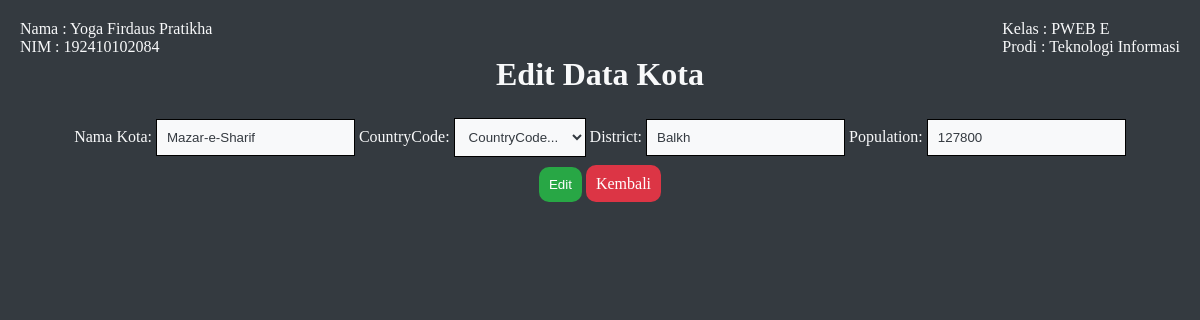
The app's page /edit.php?id=4 with its own data.
### tables this page shows
CREATE TABLE `city` (
  `ID` INT(11) NOT NULL AUTO_INCREMENT,
  `Name` CHAR(35) NOT NULL DEFAULT '',
  `CountryCode` CHAR(3) NOT NULL DEFAULT '',
  `District` CHAR(20) NOT NULL DEFAULT '',
  `Population` INT(11) NOT NULL DEFAULT '0',
  PRIMARY KEY (`ID`),
  KEY `CountryCode` (`CountryCode`),
  CONSTRAINT `city_ibfk_1` FOREIGN KEY (`CountryCode`) REFERENCES `country` (`Code`)
);

### edit.php (the view, shortened to what this page needs)
<?php
	require_once("koneksi.php");
	$selectData = [];
	if(isset($_GET['id']))
	{
	  $editID = $_GET["id"];
		$select= $db->prepare("SELECT * FROM city WHERE id =$editID");
	  $select->execute();
	  $selects=$select->fetch(PDO::FETCH_ASSOC);
		$selectData = $selects;
	}
?>
<!DOCTYPE html>
	<head>
	    <link rel="stylesheet" href="style.css">
	</head>
	<body>
		<div style="color:#f8f9fa;">
			<div class="flex between" style="margin-top:20px; margin-left:20px; margin-right:20px;">
				<p>Nama : Yoga Firdaus Pratikha<br>NIM :  192410102084</p>
				<p>Kelas : PWEB E<br>Prodi : Teknologi Informasi</p>
			</div>
			<div style="text-align: center;">
				<h1>Edit Data Kota</h1>
			</div>
		<div class="container">
			<form method="post">
				<div>
					<label for="Name">Nama Kota:</label>
					<input type="text" id="Name" value="<?php echo $selectData["Name"]; ?>" name="Name">
		      <label for="CountryCode">CountryCode:</label>
					<select type="text" id="CountryCode" name="CountryCode">
						<option disabled selected> CountryCode... </option>
					</select>
		      <label for="District">District:</label>
					<input type="text" id="District" value='<?php echo $selectData["District"]; ?>' name="District">
		      <label for="Population">Population:</label>
					<input type="text" id="Population" value="<?php echo $selectData["Population"]; ?>" name="Population">
				</div>
		    <div class="d-flex justify-content-between" style="margin-top:10px">
					<input name="submit" id="submit" type="submit" class="button green" value="Edit">
				</form>
		      <a href="./index.php" class="button red">Kembali</a>
		    </div>
			</div>
		</body>
</html>

### style.css (style rules this page uses)
* { box-sizing: border-box; margin: 0; padding: 0; color: #f8f9fa; background-color: #343a40; }
table, th, td, input, select { border: 1px solid black; border-collapse: collapse; background-color: #f8f9fa; padding: 10px; color:#343a40; }
a { text-decoration: none; }
.button { padding: 10px; border: none; border-radius: 10px; transition: all 0.3 ease 0s; width: auto; }
.red { color:#fff; background-color:#dc3545; border-color:#dc3545; }
.green { color:#fff; background-color:#28a745; border-color:#28a745; }
.flex { display:flex; }
.between { justify-content:space-between; }
.container { color: white; height: auto; margin: 10px auto 60px auto; padding: 15px; width: 100%; text-align: center; line-height: 1.2; }

### records on screen
city: Name "Mazar-e-Sharif", District "Balkh", Population "127800"
